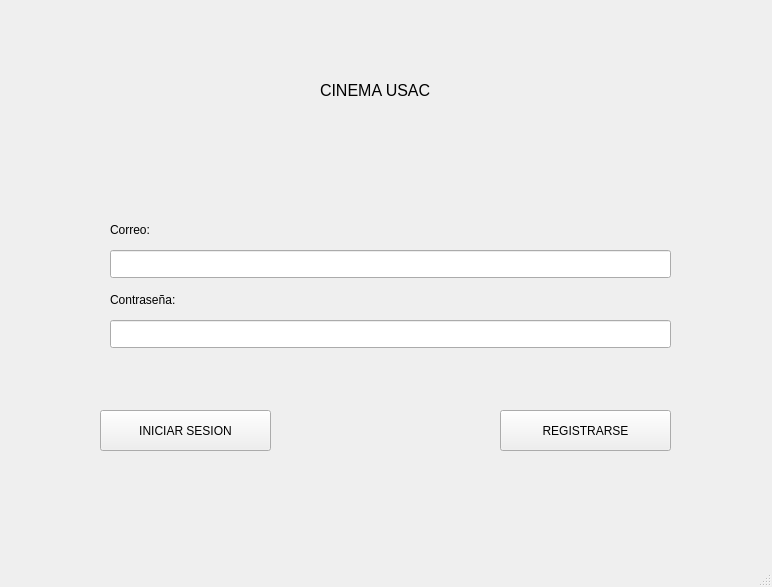
<?xml version="1.0" encoding="UTF-8"?>
<ui version="4.0">
 <class>MainWindow</class>
 <widget class="QMainWindow" name="MainWindow">
  <property name="geometry">
   <rect>
    <x>0</x>
    <y>0</y>
    <width>772</width>
    <height>587</height>
   </rect>
  </property>
  <property name="windowTitle">
   <string>MainWindow</string>
  </property>
  <widget class="QWidget" name="centralwidget">
   <widget class="QLabel" name="label">
    <property name="geometry">
     <rect>
      <x>320</x>
      <y>70</y>
      <width>141</width>
      <height>41</height>
     </rect>
    </property>
    <property name="font">
     <font>
      <pointsize>12</pointsize>
     </font>
    </property>
    <property name="text">
     <string>CINEMA USAC</string>
    </property>
   </widget>
   <widget class="QPushButton" name="botonIniciarSesion">
    <property name="geometry">
     <rect>
      <x>100</x>
      <y>410</y>
      <width>171</width>
      <height>41</height>
     </rect>
    </property>
    <property name="text">
     <string>INICIAR SESION</string>
    </property>
   </widget>
   <widget class="QPushButton" name="botonRegistrarse">
    <property name="geometry">
     <rect>
      <x>500</x>
      <y>410</y>
      <width>171</width>
      <height>41</height>
     </rect>
    </property>
    <property name="text">
     <string>REGISTRARSE</string>
    </property>
   </widget>
   <widget class="QLineEdit" name="textoCorreo">
    <property name="geometry">
     <rect>
      <x>110</x>
      <y>250</y>
      <width>561</width>
      <height>28</height>
     </rect>
    </property>
   </widget>
   <widget class="QLineEdit" name="textoContra">
    <property name="geometry">
     <rect>
      <x>110</x>
      <y>320</y>
      <width>561</width>
      <height>28</height>
     </rect>
    </property>
   </widget>
   <widget class="QLabel" name="label_2">
    <property name="geometry">
     <rect>
      <x>110</x>
      <y>220</y>
      <width>63</width>
      <height>20</height>
     </rect>
    </property>
    <property name="text">
     <string>Correo:</string>
    </property>
   </widget>
   <widget class="QLabel" name="label_3">
    <property name="geometry">
     <rect>
      <x>110</x>
      <y>290</y>
      <width>91</width>
      <height>20</height>
     </rect>
    </property>
    <property name="text">
     <string>Contraseña:</string>
    </property>
   </widget>
  </widget>
  <widget class="QMenuBar" name="menubar">
   <property name="geometry">
    <rect>
     <x>0</x>
     <y>0</y>
     <width>772</width>
     <height>25</height>
    </rect>
   </property>
  </widget>
  <widget class="QStatusBar" name="statusbar"/>
 </widget>
 <resources/>
 <connections/>
</ui>
